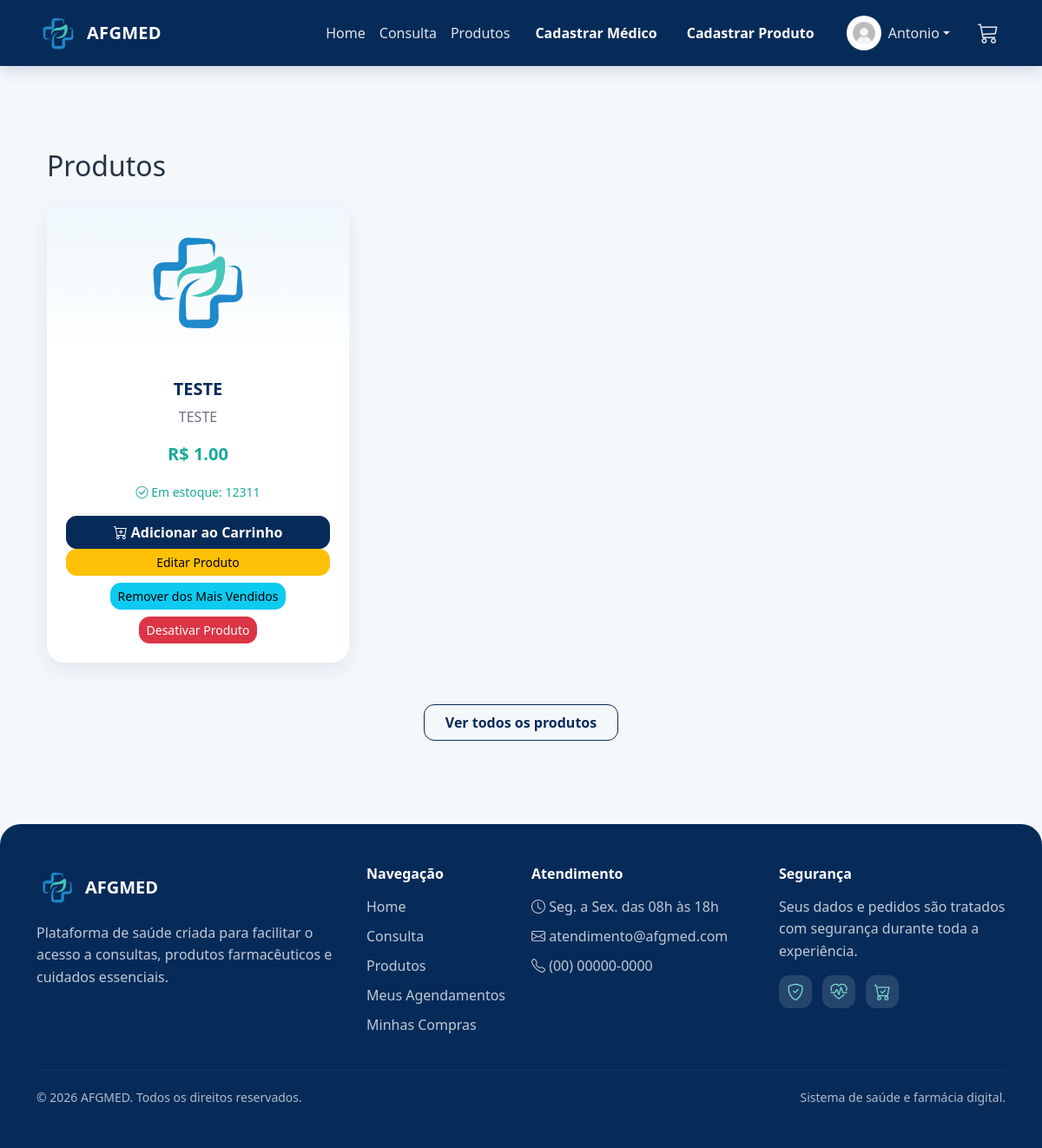
Before: /produtos (signed in) with the older database file.
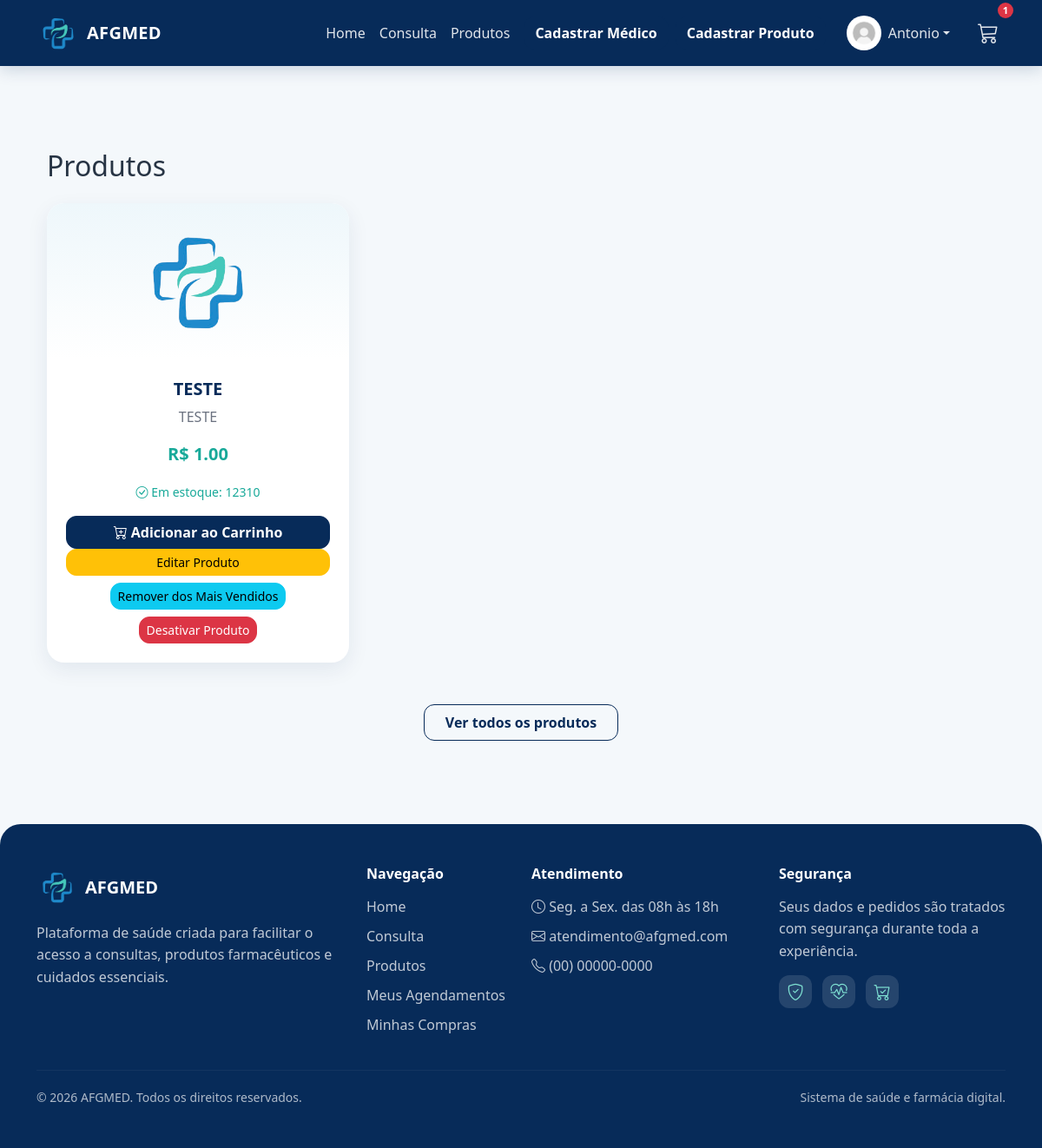
After: the same page with the newer database file.
### projetoafgmed/models.py (models this page shows)
class Usuario(database.Model, UserMixin):
    id = database.Column(database.Integer, primary_key=True)
    nome = database.Column(database.String, nullable=False)
    sobrenome = database.Column(database.String, nullable=False)
    email = database.Column(database.String, nullable=False, unique=True)
    senha = database.Column(database.String, nullable=False)
    foto = database.Column(database.String(200), nullable=True, default="usuario_padrao.jpg")
    is_admin = database.Column(database.Boolean, default=False)
    is_medico = database.Column(database.Boolean, default=False, nullable=False)
    id_medico = database.Column(database.Integer, database.ForeignKey("medico.id"), nullable=True)
    perfil = database.relationship("PerfilUsuario", backref="usuario", uselist=False)
    carrinho = database.relationship("Carrinho", backref="usuario", uselist=False)
    consultas = database.relationship("Consulta", backref="usuario", lazy=True)
    medico = database.relationship(
        "Medico",
        backref=database.backref("usuario_acesso", uselist=False),
        foreign_keys=[id_medico]
    )

class Produto(database.Model):
    id = database.Column(database.Integer, primary_key=True)
    nome = database.Column(database.String, nullable=False)
    descricao = database.Column(database.String)
    preco = database.Column(database.Float, nullable=False)
    estoque = database.Column(database.Integer, default=0)
    foto = database.Column(database.String, default="default.jpg")
    ativo = database.Column(database.Boolean, default=True, nullable=False)
    destaque_home = database.Column(database.Boolean, default=False, nullable=False)
    data_criacao = database.Column(database.DateTime, nullable=False, default=datetime.utcnow)

### projetoafgmed/routes.py (the view)
@app.route("/produtos")
@login_required
def produtos():
    return render_template("produtos.html", produtos=Produto.query.all())

### projetoafgmed/models.py (called while the page is built)
@login_manager.user_loader
def load_usuario(id_usuario):
    return Usuario.query.get(int(id_usuario))

### projetoafgmed/routes.py (called while the page is built, shortened)
@app.context_processor
def carrinho_global():
    if current_user.is_authenticated:
        carrinho = Carrinho.query.filter_by(
            id_usuario=current_user.id,
            status="ativo"
        ).first()
        itens = carrinho.itens if carrinho else []
        total = sum(item.quantidade * item.preco_unitario for item in itens)
        quantidade = sum(item.quantidade for item in itens)
        return {
            "carrinho": carrinho,
            "itens_carrinho": itens,
            "total_carrinho": total,
            "quantidade_carrinho": quantidade
        }

### projetoafgmed/templates/produtos.html (shortened to what this page needs)
{% extends "base.html" %}
{% block content %}
<div class="container py-5">
    <h2 class="mb-4">Produtos</h2>
    <div class="row row-cols-1 row-cols-md-3 g-4">
        {% for produto in produtos %}
        <div class="col">
            <div class="card h-100 text-center shadow-sm">
                <img src="{{ url_for('static', filename='fotos_produtos/' + produto.foto) }}"
                     class="card-img-top p-3"
                     style="height:180px; object-fit:contain;"
                     alt="{{ produto.nome }}">
                <div class="card-body d-flex flex-column">
                    <h5 class="card-title fw-bold">{{ produto.nome }}</h5>
                    <p class="card-text text-truncate text-muted">{{ produto.descricao }}</p>
                    <p class="fw-bold text-success fs-5">R$ {{ '%.2f' % produto.preco }}</p>
                    <p class="mb-3">
                        {% if produto.estoque > 0 %}
                        <small class="text-success"><i class="bi bi-check-circle"></i> Em estoque: {{ produto.estoque }}</small>
                        {% else %}
                        <small class="text-danger"><i class="bi bi-x-circle"></i> Produto indisponível</small>
                        {% endif %}
                    </p>
                        {% if produto.estoque > 0 %}
                        <form action="{{ url_for('adicionar_carrinho', id_produto=produto.id) }}" method="post" class="mt-auto">
                            <button type="submit" class="btn btn-primary w-100">
                                <i class="bi bi-cart-plus"></i> Adicionar ao Carrinho
                            </button>
                        </form>
                        {% else %}
                        <button class="btn btn-secondary w-100 mt-auto" disabled>Indisponível</button>
                        {% endif %}
                    {% if current_user.is_admin %}
                    <div class="mt-auto d-grid gap-2">
                        <a href="{{ url_for('editar_produto', id_produto=produto.id) }}" class="btn btn-sm btn-warning">
                            Editar Produto
                        </a>
                        <form action="{{ url_for('alternar_destaque_produto', id_produto=produto.id) }}" method="post">
                            <button type="submit" class="btn btn-sm btn-info">
                                {% if produto.destaque_home %}Remover dos Mais Vendidos{% else %}Adicionar aos Mais Vendidos{% endif %}
                            </button>
                        </form>
                        {% if produto.ativo %}
                        <form action="{{ url_for('desativar_produto', id_produto=produto.id) }}" method="post">
                            <button type="submit" class="btn btn-sm btn-danger">Desativar Produto</button>
                        </form>
                        {% else %}
                        <form action="{{ url_for('ativar_produto', id_produto=produto.id) }}" method="post">
                            <button type="submit" class="btn btn-sm btn-success">Ativar Produto</button>
                        </form>
                        {% endif %}
                    </div>
                    {% endif %}
                </div>
            </div>
        </div>
        {% endfor %}
    </div>
    <div class="text-center mt-5">
        <a href="{{ url_for('produtos') }}" class="btn btn-outline-primary px-4 py-2 fw-bold">
            Ver todos os produtos
        </a>
    </div>
</div>
{% endblock %}

### projetoafgmed/templates/base.html (shortened to what this page needs)
<!DOCTYPE html>
<html lang="pt-br">
<head>
    <link href="https://cdn.jsdelivr.net/npm/bootstrap@5.3.8/dist/css/bootstrap.min.css" rel="stylesheet">
    <link rel="stylesheet" href="https://cdn.jsdelivr.net/npm/bootstrap-icons@1.11.3/font/bootstrap-icons.css">
    <link rel="stylesheet" href="{{ url_for('static', filename='css/style.css') }}">
</head>
<body>
<nav class="navbar navbar-expand-lg navbar-dark bg-dark">
    <div class="container">
        <a class="navbar-brand d-flex align-items-center" href="{{ url_for('homepage') }}">
            <img src="{{ url_for('static', filename='imagens/logo.jpg') }}" alt="Logo" width="50" class="me-2">
            AFGMED
        </a>
        <div class="collapse navbar-collapse" id="navbarNav">
            <ul class="navbar-nav ms-auto align-items-lg-center">
                <li class="nav-item">
                    <a class="nav-link" href="{{ url_for('homepage') }}">Home</a>
                </li>
                {% if current_user.is_authenticated and current_user.is_medico and not current_user.is_admin %}
                    <li class="nav-item">
                        <a class="nav-link" href="{{ url_for('medicos') }}">Minhas Consultas</a>
                    </li>
                {% else %}
                    <li class="nav-item">
                        <a class="nav-link" href="{{ url_for('medicos') }}">Consulta</a>
                    </li>
                {% endif %}
                <li class="nav-item">
                    <a class="nav-link" href="{{ url_for('produtos') }}">Produtos</a>
                </li>
                {% if current_user.is_authenticated and current_user.is_admin %}
                    <li class="nav-item ms-lg-2">
                        <a class="btn btn-primary" href="{{ url_for('cadastro_medico') }}">
                            Cadastrar Médico
                        </a>
                    </li>
                    <li class="nav-item ms-lg-2">
                        <a class="btn btn-primary" href="{{ url_for('cadastro_produto') }}">
                            Cadastrar Produto
                        </a>
                    </li>
                {% endif %}
            </ul>
            <ul class="navbar-nav ms-lg-3 align-items-lg-center">
                {% if current_user.is_authenticated %}
                    <li class="nav-item dropdown me-lg-3">
                        <a class="nav-link dropdown-toggle d-flex align-items-center"
                           href="#"
                           id="perfilDropdown"
                           role="button"
                           data-bs-toggle="dropdown"
                           aria-expanded="false">
                            <img src="{{ url_for('static', filename='fotos_perfil/' + (current_user.foto or 'usuario_padrao.jpg')) }}"
                                 alt="Perfil"
                                 class="rounded-circle"
                                 style="width:40px; height:40px; object-fit:cover;">
                            <span class="ms-2">{{ current_user.nome }}</span>
                        </a>
                    </li>
                    {% if not current_user.is_medico or current_user.is_admin %}
                        <li class="nav-item position-relative d-none d-lg-block">
                            <a class="nav-link"
                               href="#"
                               data-bs-toggle="offcanvas"
                               data-bs-target="#carrinhoLateral"
                               aria-controls="carrinhoLateral">
                                <i class="bi bi-cart3" style="font-size: 1.5rem;"></i>
                                {% if carrinho %}
                                    <span class="badge bg-danger badge-carrinho position-absolute top-0 start-100 translate-middle">
                                        {{ quantidade_carrinho }}
                                    </span>
                                {% endif %}
                            </a>
                        </li>
                    {% endif %}
                {% endif %}
            </ul>
        </div>
    </div>
</nav>
<main class="container mt-5">
    {% block content %}{% endblock %}
</main>
<footer class="footer-afg mt-5">
    <div class="container py-5">
        <div class="row g-4">
            <div class="col-md-4">
                <div class="d-flex align-items-center mb-3">
                    <img src="{{ url_for('static', filename='imagens/logo.jpg') }}" alt="Logo AFGMED" width="48" class="footer-logo me-2">
                    <h5 class="mb-0 fw-bold">AFGMED</h5>
                </div>
                <p class="footer-text">
                    Plataforma de saúde criada para facilitar o acesso a consultas,
                    produtos farmacêuticos e cuidados essenciais.
                </p>
            </div>
            <div class="col-md-2">
                <h6 class="footer-title">Navegação</h6>
                <ul class="footer-links">
                    <li><a href="{{ url_for('homepage') }}">Home</a></li>
                    {% if current_user.is_authenticated and current_user.is_medico and not current_user.is_admin %}
                        <li><a href="{{ url_for('medicos') }}">Minhas Consultas</a></li>
                    {% else %}
                        <li><a href="{{ url_for('medicos') }}">Consulta</a></li>
                    {% endif %}
                    <li><a href="{{ url_for('produtos') }}">Produtos</a></li>
                    {% if current_user.is_authenticated %}
                        {% if current_user.is_medico and not current_user.is_admin %}
                            <li><a href="{{ url_for('medicos') }}">Minhas Consultas</a></li>
                        {% else %}
                            <li><a href="{{ url_for('meus_agendamentos') }}">Meus Agendamentos</a></li>
                            <li><a href="{{ url_for('meus_pedidos') }}">Minhas Compras</a></li>
                        {% endif %}
                    {% endif %}
                </ul>
            </div>
            <div class="col-md-3">
                <h6 class="footer-title">Atendimento</h6>
                <ul class="footer-links">
                    <li><i class="bi bi-clock"></i> Seg. a Sex. das 08h às 18h</li>
                    <li><i class="bi bi-envelope"></i> atendimento@afgmed.com</li>
                    <li><i class="bi bi-telephone"></i> (00) 00000-0000</li>
                </ul>
            </div>
            <div class="col-md-3">
                <h6 class="footer-title">Segurança</h6>
                <p class="footer-text">
                    Seus dados e pedidos são tratados com segurança durante toda a experiência.
                </p>
                <div class="footer-icons">
                    <i class="bi bi-shield-check"></i>
                    <i class="bi bi-heart-pulse"></i>
                    <i class="bi bi-cart-check"></i>
                </div>
            </div>
        </div>
        <hr class="footer-line">
        <div class="d-flex flex-column flex-md-row justify-content-between align-items-center gap-2">
            <small>© 2026 AFGMED. Todos os direitos reservados.</small>
            <small>Sistema de saúde e farmácia digital.</small>
        </div>
    </div>
</footer>
</body>
</html>

### projetoafgmed/static/css/style.css (style rules this page uses)
body { background: #f4f8fb; color: #273444; font-family: 'Segoe UI', Tahoma, Geneva, Verdana, sans-serif; }
.navbar { background: #072B59 !important; box-shadow: 0 4px 18px rgba(7, 43, 89, 0.18); }
.navbar-brand { font-weight: 700; letter-spacing: .3px; }
.navbar-brand img { border-radius: 10px; object-fit: cover; }
.navbar .nav-link { color: rgba(255, 255, 255, .88) !important; font-weight: 500; }
.btn { border-radius: 12px; transition: .2s ease; }
.btn-primary { background-color: #072B59; border-color: #072B59; font-weight: 700; }
.btn-outline-primary { color: #072B59; border-color: #072B59; border-radius: 12px; font-weight: 700; }
.card { border: none; border-radius: 20px; overflow: hidden; transition: .25s ease; box-shadow: 0 8px 24px rgba(7,43,89,.08) !important; }
.card-body { padding: 22px; }
.card-title { color: #072B59; }
.card-img-top { background: linear-gradient(180deg, #eef7fb, #ffffff); }
.text-muted { color: #6b7280 !important; }
.text-success { color: #18A999 !important; }
.badge.bg-danger { font-size: 0.7rem; }
.carrinho-mobile-btn .badge, .badge-carrinho { font-size: 0.65rem; min-width: 18px; height: 18px; display: inline-flex; align-items: center; justify-content: center; padding: 0 5px; border-radius: 999px; }
.footer-afg { background: #072B59; color: #ffffff; border-radius: 24px 24px 0 0; }
.footer-logo { border-radius: 10px; object-fit: cover; }
.footer-text { color: rgba(255, 255, 255, 0.75); line-height: 1.6; margin-bottom: 0; }
.footer-title { font-weight: 700; margin-bottom: 15px; color: #ffffff; }
.footer-links { list-style: none; padding: 0; margin: 0; }
.footer-links li { margin-bottom: 10px; color: rgba(255, 255, 255, 0.75); }
.footer-links a { color: rgba(255, 255, 255, 0.75); text-decoration: none; transition: .2s ease; }
.footer-icons { display: flex; gap: 12px; margin-top: 15px; }
.footer-icons i { width: 38px; height: 38px; background: rgba(255, 255, 255, 0.12); color: #7ee0d2; border-radius: 12px; display: grid; place-items: center; font-size: 1.2rem; }
.footer-line { border-color: rgba(255, 255, 255, 0.18); margin: 30px 0 20px; }
.footer-afg small { color: rgba(255, 255, 255, 0.68); }

Changed rows visible on the page:
changed Produto "TESTE": estoque "12311" → "12310"
Other visible differences:
{{ quantidade_carrinho }}: (not shown) → "1"
